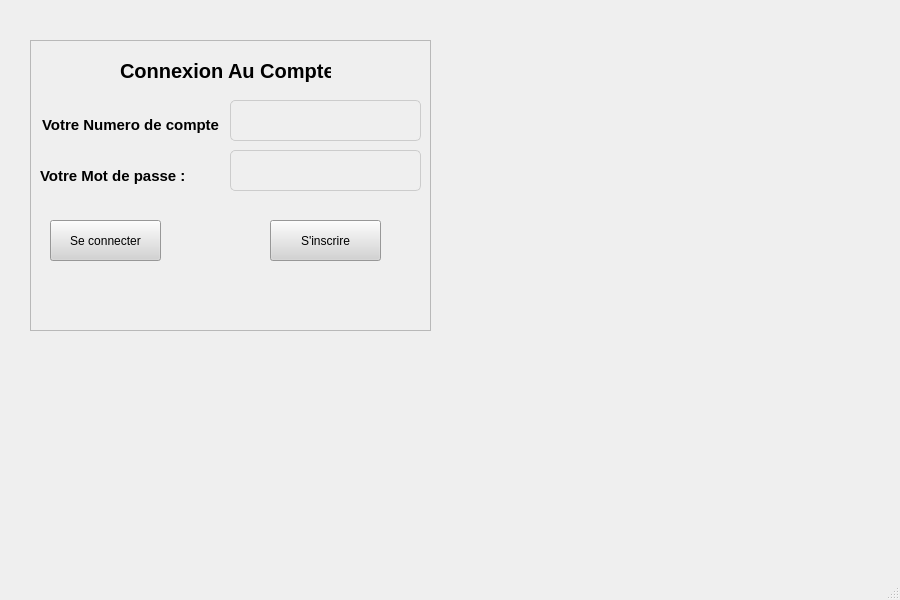
<?xml version="1.0" encoding="UTF-8"?>
<ui version="4.0">
 <class>EMSIBank</class>
 <widget class="QMainWindow" name="EMSIBank">
  <property name="geometry">
   <rect>
    <x>0</x>
    <y>0</y>
    <width>900</width>
    <height>600</height>
   </rect>
  </property>
  <property name="minimumSize">
   <size>
    <width>900</width>
    <height>600</height>
   </size>
  </property>
  <property name="maximumSize">
   <size>
    <width>900</width>
    <height>600</height>
   </size>
  </property>
  <property name="windowTitle">
   <string>EMSIBank</string>
  </property>
  <property name="windowIcon">
   <iconset resource="src.qrc">
    <normaloff>:/images/ICON.png</normaloff>:/images/ICON.png</iconset>
  </property>
  <property name="styleSheet">
   <string notr="true"/>
  </property>
  <widget class="QWidget" name="centralwidget">
   <property name="styleSheet">
    <string notr="true">#centralwidget{
border-image:url(:/images/BG1.jpg);
}</string>
   </property>
   <widget class="QFrame" name="Background">
    <property name="geometry">
     <rect>
      <x>30</x>
      <y>40</y>
      <width>401</width>
      <height>291</height>
     </rect>
    </property>
    <property name="maximumSize">
     <size>
      <width>600</width>
      <height>400</height>
     </size>
    </property>
    <property name="styleSheet">
     <string notr="true">#Background{
    width: 430px;
    height: 520px;
    position: absolute;
    transform: translate(-50%,-50%);
    left: 50%;
    top: 50%;
}</string>
    </property>
    <property name="frameShape">
     <enum>QFrame::StyledPanel</enum>
    </property>
    <property name="frameShadow">
     <enum>QFrame::Raised</enum>
    </property>
    <widget class="QLabel" name="h3">
     <property name="geometry">
      <rect>
       <x>90</x>
       <y>0</y>
       <width>211</width>
       <height>61</height>
      </rect>
     </property>
     <property name="styleSheet">
      <string notr="true">#h3{
    font-size: 20px;
    font-weight: 500;
    line-height: 42px;
    text-align: center;
    color: #000000;
}</string>
     </property>
     <property name="text">
      <string>Connexion Au Compte</string>
     </property>
    </widget>
    <widget class="QLabel" name="label">
     <property name="geometry">
      <rect>
       <x>12</x>
       <y>69</y>
       <width>181</width>
       <height>31</height>
      </rect>
     </property>
     <property name="styleSheet">
      <string notr="true">#label{
    font-size: 15px;
    font-weight: 500;
    line-height: 42px;
    text-align: center;
    color: #000000;
}</string>
     </property>
     <property name="text">
      <string>Votre Numero de compte :</string>
     </property>
    </widget>
    <widget class="QLabel" name="label_2">
     <property name="geometry">
      <rect>
       <x>10</x>
       <y>120</y>
       <width>181</width>
       <height>31</height>
      </rect>
     </property>
     <property name="styleSheet">
      <string notr="true">#label_2{
    font-size: 15px;
    font-weight: 500;
    line-height: 42px;
    text-align: center;
    color: #000000;
}</string>
     </property>
     <property name="text">
      <string>Votre Mot de passe :</string>
     </property>
    </widget>
    <widget class="QLineEdit" name="lineEdit">
     <property name="geometry">
      <rect>
       <x>200</x>
       <y>110</y>
       <width>191</width>
       <height>41</height>
      </rect>
     </property>
     <property name="styleSheet">
      <string notr="true">#lineEdit{
background-color: rgba(0, 0, 0, 0); /* transparent black */
  border: 1px solid #ccc; /* add a border for visibility */
  border-radius: 5px; /* adjust the radius to your liking */
  padding: 10px; /* adjust padding as needed */
  color: #333; /* set text color */
  display: block; /* ensure it's a block element */
  box-sizing: border-box;
  echoMode: Password;
}</string>
     </property>
    </widget>
    <widget class="QLineEdit" name="lineEdit_2">
     <property name="geometry">
      <rect>
       <x>200</x>
       <y>60</y>
       <width>191</width>
       <height>41</height>
      </rect>
     </property>
     <property name="styleSheet">
      <string notr="true">#lineEdit_2{
background-color: rgba(0, 0, 0, 0); /* transparent black */
  border: 1px solid #ccc; /* add a border for visibility */
  border-radius: 5px; /* adjust the radius to your liking */
  padding: 10px; /* adjust padding as needed */
  color: #333; /* set text color */
  display: block; /* ensure it's a block element */
  box-sizing: border-box;
}</string>
     </property>
    </widget>
    <widget class="QPushButton" name="pushButton">
     <property name="geometry">
      <rect>
       <x>20</x>
       <y>180</y>
       <width>111</width>
       <height>41</height>
      </rect>
     </property>
     <property name="styleSheet">
      <string notr="true">#pushButton{
background-color: #D3D3D3;
}</string>
     </property>
     <property name="text">
      <string>Se connecter</string>
     </property>
    </widget>
    <widget class="QPushButton" name="pushButton_2">
     <property name="geometry">
      <rect>
       <x>240</x>
       <y>180</y>
       <width>111</width>
       <height>41</height>
      </rect>
     </property>
     <property name="styleSheet">
      <string notr="true">#pushButton_2{
background-color:#D3D3D3;
}</string>
     </property>
     <property name="text">
      <string>S'inscrire</string>
     </property>
    </widget>
   </widget>
  </widget>
  <widget class="QMenuBar" name="menubar">
   <property name="geometry">
    <rect>
     <x>0</x>
     <y>0</y>
     <width>900</width>
     <height>26</height>
    </rect>
   </property>
  </widget>
  <widget class="QStatusBar" name="statusBar"/>
 </widget>
 <resources>
  <include location="src.qrc"/>
 </resources>
 <connections/>
</ui>
